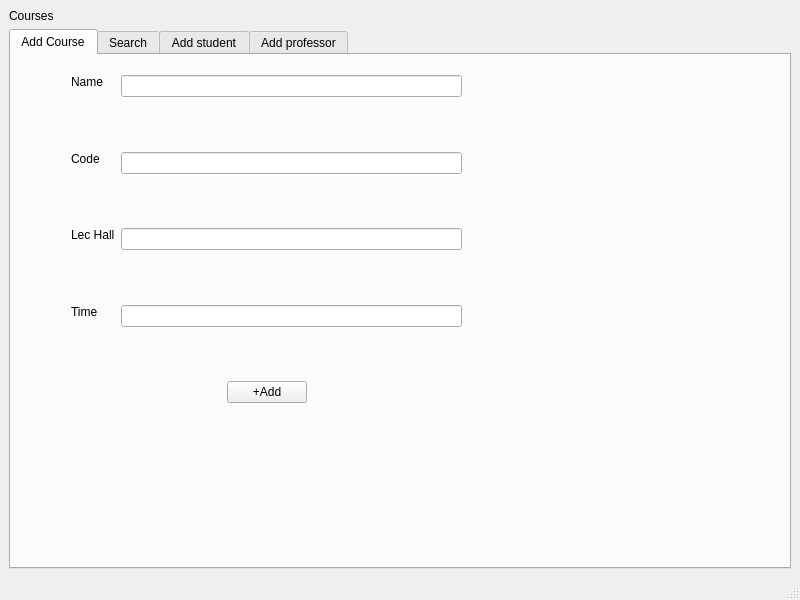
<?xml version="1.0" encoding="UTF-8"?>
<ui version="4.0">
 <class>MainWindow</class>
 <widget class="QMainWindow" name="MainWindow">
  <property name="geometry">
   <rect>
    <x>0</x>
    <y>0</y>
    <width>800</width>
    <height>600</height>
   </rect>
  </property>
  <property name="windowTitle">
   <string>MainWindow</string>
  </property>
  <widget class="QWidget" name="centralwidget">
   <layout class="QGridLayout" name="gridLayout">
    <item row="1" column="1">
     <layout class="QVBoxLayout" name="verticalLayout_6">
      <item>
       <widget class="QTabWidget" name="tabWidget">
        <property name="currentIndex">
         <number>0</number>
        </property>
        <widget class="QWidget" name="tab">
         <attribute name="title">
          <string>Add Course</string>
         </attribute>
         <widget class="QWidget" name="layoutWidget">
          <property name="geometry">
           <rect>
            <x>60</x>
            <y>20</y>
            <width>391</width>
            <height>328</height>
           </rect>
          </property>
          <layout class="QVBoxLayout" name="verticalLayout_5">
           <item>
            <layout class="QHBoxLayout" name="horizontalLayout_2">
             <item>
              <layout class="QVBoxLayout" name="verticalLayout_3">
               <item>
                <widget class="QLabel" name="label_6">
                 <property name="text">
                  <string>Name</string>
                 </property>
                </widget>
               </item>
               <item>
                <spacer name="verticalSpacer_9">
                 <property name="orientation">
                  <enum>Qt::Vertical</enum>
                 </property>
                 <property name="sizeHint" stdset="0">
                  <size>
                   <width>20</width>
                   <height>40</height>
                  </size>
                 </property>
                </spacer>
               </item>
               <item>
                <widget class="QLabel" name="label_7">
                 <property name="text">
                  <string>Code</string>
                 </property>
                </widget>
               </item>
               <item>
                <spacer name="verticalSpacer_10">
                 <property name="orientation">
                  <enum>Qt::Vertical</enum>
                 </property>
                 <property name="sizeHint" stdset="0">
                  <size>
                   <width>20</width>
                   <height>40</height>
                  </size>
                 </property>
                </spacer>
               </item>
               <item>
                <widget class="QLabel" name="label_8">
                 <property name="text">
                  <string>Lec Hall</string>
                 </property>
                </widget>
               </item>
               <item>
                <spacer name="verticalSpacer_11">
                 <property name="orientation">
                  <enum>Qt::Vertical</enum>
                 </property>
                 <property name="sizeHint" stdset="0">
                  <size>
                   <width>20</width>
                   <height>40</height>
                  </size>
                 </property>
                </spacer>
               </item>
               <item>
                <widget class="QLabel" name="label_9">
                 <property name="text">
                  <string>Time</string>
                 </property>
                </widget>
               </item>
               <item>
                <spacer name="verticalSpacer_12">
                 <property name="orientation">
                  <enum>Qt::Vertical</enum>
                 </property>
                 <property name="sizeHint" stdset="0">
                  <size>
                   <width>20</width>
                   <height>40</height>
                  </size>
                 </property>
                </spacer>
               </item>
              </layout>
             </item>
             <item>
              <layout class="QVBoxLayout" name="verticalLayout_4">
               <item>
                <widget class="QLineEdit" name="lineEdit_coname"/>
               </item>
               <item>
                <spacer name="verticalSpacer_13">
                 <property name="orientation">
                  <enum>Qt::Vertical</enum>
                 </property>
                 <property name="sizeHint" stdset="0">
                  <size>
                   <width>20</width>
                   <height>40</height>
                  </size>
                 </property>
                </spacer>
               </item>
               <item>
                <widget class="QLineEdit" name="lineEdit_cocode"/>
               </item>
               <item>
                <spacer name="verticalSpacer_14">
                 <property name="orientation">
                  <enum>Qt::Vertical</enum>
                 </property>
                 <property name="sizeHint" stdset="0">
                  <size>
                   <width>20</width>
                   <height>40</height>
                  </size>
                 </property>
                </spacer>
               </item>
               <item>
                <widget class="QLineEdit" name="lineEdit_colec"/>
               </item>
               <item>
                <spacer name="verticalSpacer_15">
                 <property name="orientation">
                  <enum>Qt::Vertical</enum>
                 </property>
                 <property name="sizeHint" stdset="0">
                  <size>
                   <width>20</width>
                   <height>40</height>
                  </size>
                 </property>
                </spacer>
               </item>
               <item>
                <widget class="QLineEdit" name="lineEdit_cotime"/>
               </item>
               <item>
                <spacer name="verticalSpacer_16">
                 <property name="orientation">
                  <enum>Qt::Vertical</enum>
                 </property>
                 <property name="sizeHint" stdset="0">
                  <size>
                   <width>20</width>
                   <height>40</height>
                  </size>
                 </property>
                </spacer>
               </item>
              </layout>
             </item>
            </layout>
           </item>
           <item>
            <layout class="QHBoxLayout" name="horizontalLayout_3">
             <item>
              <spacer name="horizontalSpacer">
               <property name="orientation">
                <enum>Qt::Horizontal</enum>
               </property>
               <property name="sizeHint" stdset="0">
                <size>
                 <width>40</width>
                 <height>20</height>
                </size>
               </property>
              </spacer>
             </item>
             <item>
              <widget class="QPushButton" name="pushButton_addco">
               <property name="text">
                <string>+Add</string>
               </property>
              </widget>
             </item>
             <item>
              <spacer name="horizontalSpacer_2">
               <property name="orientation">
                <enum>Qt::Horizontal</enum>
               </property>
               <property name="sizeHint" stdset="0">
                <size>
                 <width>40</width>
                 <height>20</height>
                </size>
               </property>
              </spacer>
             </item>
            </layout>
           </item>
          </layout>
         </widget>
        </widget>
        <widget class="QWidget" name="tab_3">
         <attribute name="title">
          <string>Search</string>
         </attribute>
         <widget class="QWidget" name="layoutWidget">
          <property name="geometry">
           <rect>
            <x>31</x>
            <y>31</y>
            <width>292</width>
            <height>250</height>
           </rect>
          </property>
          <layout class="QVBoxLayout" name="verticalLayout_2">
           <item>
            <layout class="QHBoxLayout" name="horizontalLayout">
             <item>
              <widget class="QLabel" name="label_2">
               <property name="text">
                <string>Course Code</string>
               </property>
              </widget>
             </item>
             <item>
              <widget class="QLineEdit" name="lineEdit_searchco"/>
             </item>
             <item>
              <widget class="QPushButton" name="pushButton_searchco">
               <property name="text">
                <string>Search</string>
               </property>
              </widget>
             </item>
            </layout>
           </item>
           <item>
            <layout class="QVBoxLayout" name="verticalLayout">
             <item>
              <widget class="QLabel" name="label_3">
               <property name="text">
                <string>Course info</string>
               </property>
              </widget>
             </item>
             <item>
              <widget class="QTableWidget" name="tableWidget"/>
             </item>
            </layout>
           </item>
          </layout>
         </widget>
        </widget>
        <widget class="QWidget" name="tab_2">
         <attribute name="title">
          <string>Add student</string>
         </attribute>
         <widget class="QWidget" name="layoutWidget">
          <property name="geometry">
           <rect>
            <x>50</x>
            <y>50</y>
            <width>411</width>
            <height>241</height>
           </rect>
          </property>
          <layout class="QVBoxLayout" name="verticalLayout_9">
           <item>
            <layout class="QHBoxLayout" name="horizontalLayout_4">
             <item>
              <layout class="QVBoxLayout" name="verticalLayout_8">
               <item>
                <widget class="QLabel" name="label_4">
                 <property name="text">
                  <string>Student ID</string>
                 </property>
                </widget>
               </item>
               <item>
                <spacer name="verticalSpacer">
                 <property name="orientation">
                  <enum>Qt::Vertical</enum>
                 </property>
                 <property name="sizeHint" stdset="0">
                  <size>
                   <width>20</width>
                   <height>40</height>
                  </size>
                 </property>
                </spacer>
               </item>
               <item>
                <widget class="QLabel" name="label_5">
                 <property name="text">
                  <string>Course code</string>
                 </property>
                </widget>
               </item>
               <item>
                <spacer name="verticalSpacer_2">
                 <property name="orientation">
                  <enum>Qt::Vertical</enum>
                 </property>
                 <property name="sizeHint" stdset="0">
                  <size>
                   <width>20</width>
                   <height>40</height>
                  </size>
                 </property>
                </spacer>
               </item>
              </layout>
             </item>
             <item>
              <layout class="QVBoxLayout" name="verticalLayout_7">
               <item>
                <widget class="QLineEdit" name="lineEdit_2"/>
               </item>
               <item>
                <spacer name="verticalSpacer_3">
                 <property name="orientation">
                  <enum>Qt::Vertical</enum>
                 </property>
                 <property name="sizeHint" stdset="0">
                  <size>
                   <width>20</width>
                   <height>40</height>
                  </size>
                 </property>
                </spacer>
               </item>
               <item>
                <widget class="QLineEdit" name="lineEdit_3"/>
               </item>
               <item>
                <spacer name="verticalSpacer_4">
                 <property name="orientation">
                  <enum>Qt::Vertical</enum>
                 </property>
                 <property name="sizeHint" stdset="0">
                  <size>
                   <width>20</width>
                   <height>40</height>
                  </size>
                 </property>
                </spacer>
               </item>
              </layout>
             </item>
            </layout>
           </item>
           <item>
            <layout class="QHBoxLayout" name="horizontalLayout_5">
             <item>
              <spacer name="horizontalSpacer_3">
               <property name="orientation">
                <enum>Qt::Horizontal</enum>
               </property>
               <property name="sizeHint" stdset="0">
                <size>
                 <width>40</width>
                 <height>20</height>
                </size>
               </property>
              </spacer>
             </item>
             <item>
              <widget class="QPushButton" name="pushButton_3">
               <property name="text">
                <string>+Add</string>
               </property>
              </widget>
             </item>
             <item>
              <spacer name="horizontalSpacer_4">
               <property name="orientation">
                <enum>Qt::Horizontal</enum>
               </property>
               <property name="sizeHint" stdset="0">
                <size>
                 <width>40</width>
                 <height>20</height>
                </size>
               </property>
              </spacer>
             </item>
            </layout>
           </item>
          </layout>
         </widget>
        </widget>
        <widget class="QWidget" name="tab_4">
         <attribute name="title">
          <string>Add professor</string>
         </attribute>
         <widget class="QWidget" name="layoutWidget">
          <property name="geometry">
           <rect>
            <x>50</x>
            <y>50</y>
            <width>371</width>
            <height>231</height>
           </rect>
          </property>
          <layout class="QVBoxLayout" name="verticalLayout_12">
           <item>
            <layout class="QHBoxLayout" name="horizontalLayout_6">
             <item>
              <layout class="QVBoxLayout" name="verticalLayout_10">
               <item>
                <widget class="QLabel" name="label_10">
                 <property name="text">
                  <string>Professor ID</string>
                 </property>
                </widget>
               </item>
               <item>
                <spacer name="verticalSpacer_5">
                 <property name="orientation">
                  <enum>Qt::Vertical</enum>
                 </property>
                 <property name="sizeHint" stdset="0">
                  <size>
                   <width>20</width>
                   <height>40</height>
                  </size>
                 </property>
                </spacer>
               </item>
               <item>
                <widget class="QLabel" name="label_11">
                 <property name="text">
                  <string>Course Code</string>
                 </property>
                </widget>
               </item>
               <item>
                <spacer name="verticalSpacer_6">
                 <property name="orientation">
                  <enum>Qt::Vertical</enum>
                 </property>
                 <property name="sizeHint" stdset="0">
                  <size>
                   <width>20</width>
                   <height>40</height>
                  </size>
                 </property>
                </spacer>
               </item>
              </layout>
             </item>
             <item>
              <layout class="QVBoxLayout" name="verticalLayout_11">
               <item>
                <widget class="QLineEdit" name="lineEdit_4"/>
               </item>
               <item>
                <spacer name="verticalSpacer_7">
                 <property name="orientation">
                  <enum>Qt::Vertical</enum>
                 </property>
                 <property name="sizeHint" stdset="0">
                  <size>
                   <width>20</width>
                   <height>40</height>
                  </size>
                 </property>
                </spacer>
               </item>
               <item>
                <widget class="QLineEdit" name="lineEdit_9"/>
               </item>
               <item>
                <spacer name="verticalSpacer_8">
                 <property name="orientation">
                  <enum>Qt::Vertical</enum>
                 </property>
                 <property name="sizeHint" stdset="0">
                  <size>
                   <width>20</width>
                   <height>40</height>
                  </size>
                 </property>
                </spacer>
               </item>
              </layout>
             </item>
            </layout>
           </item>
           <item>
            <layout class="QHBoxLayout" name="horizontalLayout_7">
             <item>
              <spacer name="horizontalSpacer_5">
               <property name="orientation">
                <enum>Qt::Horizontal</enum>
               </property>
               <property name="sizeHint" stdset="0">
                <size>
                 <width>40</width>
                 <height>20</height>
                </size>
               </property>
              </spacer>
             </item>
             <item>
              <widget class="QPushButton" name="pushButton_4">
               <property name="text">
                <string>+Add</string>
               </property>
              </widget>
             </item>
             <item>
              <spacer name="horizontalSpacer_6">
               <property name="orientation">
                <enum>Qt::Horizontal</enum>
               </property>
               <property name="sizeHint" stdset="0">
                <size>
                 <width>40</width>
                 <height>20</height>
                </size>
               </property>
              </spacer>
             </item>
            </layout>
           </item>
          </layout>
         </widget>
        </widget>
       </widget>
      </item>
     </layout>
    </item>
    <item row="0" column="1">
     <widget class="QLabel" name="label">
      <property name="text">
       <string>Courses</string>
      </property>
     </widget>
    </item>
   </layout>
  </widget>
  <widget class="QMenuBar" name="menubar">
   <property name="geometry">
    <rect>
     <x>0</x>
     <y>0</y>
     <width>800</width>
     <height>25</height>
    </rect>
   </property>
  </widget>
  <widget class="QStatusBar" name="statusbar"/>
 </widget>
 <resources/>
 <connections/>
</ui>
